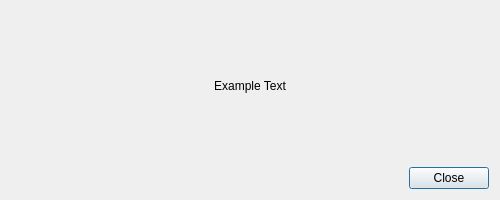
<?xml version="1.0" encoding="UTF-8"?>
<ui version="4.0">
 <class>ErrorMessageDialog</class>
 <widget class="QDialog" name="ErrorMessageDialog">
  <property name="geometry">
   <rect>
    <x>0</x>
    <y>0</y>
    <width>500</width>
    <height>200</height>
   </rect>
  </property>
  <property name="minimumSize">
   <size>
    <width>500</width>
    <height>200</height>
   </size>
  </property>
  <property name="windowTitle">
   <string>Message</string>
  </property>
  <layout class="QVBoxLayout" name="verticalLayout">
   <item>
    <widget class="QLabel" name="label">
     <property name="frameShape">
      <enum>QFrame::NoFrame</enum>
     </property>
     <property name="text">
      <string>Example Text</string>
     </property>
     <property name="textFormat">
      <enum>Qt::AutoText</enum>
     </property>
     <property name="scaledContents">
      <bool>true</bool>
     </property>
     <property name="alignment">
      <set>Qt::AlignCenter</set>
     </property>
     <property name="wordWrap">
      <bool>true</bool>
     </property>
    </widget>
   </item>
   <item>
    <widget class="QDialogButtonBox" name="buttonBox">
     <property name="orientation">
      <enum>Qt::Horizontal</enum>
     </property>
     <property name="standardButtons">
      <set>QDialogButtonBox::Close</set>
     </property>
    </widget>
   </item>
  </layout>
 </widget>
 <resources/>
 <connections>
  <connection>
   <sender>buttonBox</sender>
   <signal>accepted()</signal>
   <receiver>ErrorMessageDialog</receiver>
   <slot>accept()</slot>
   <hints>
    <hint type="sourcelabel">
     <x>248</x>
     <y>254</y>
    </hint>
    <hint type="destinationlabel">
     <x>157</x>
     <y>274</y>
    </hint>
   </hints>
  </connection>
  <connection>
   <sender>buttonBox</sender>
   <signal>rejected()</signal>
   <receiver>ErrorMessageDialog</receiver>
   <slot>reject()</slot>
   <hints>
    <hint type="sourcelabel">
     <x>316</x>
     <y>260</y>
    </hint>
    <hint type="destinationlabel">
     <x>286</x>
     <y>274</y>
    </hint>
   </hints>
  </connection>
 </connections>
</ui>
